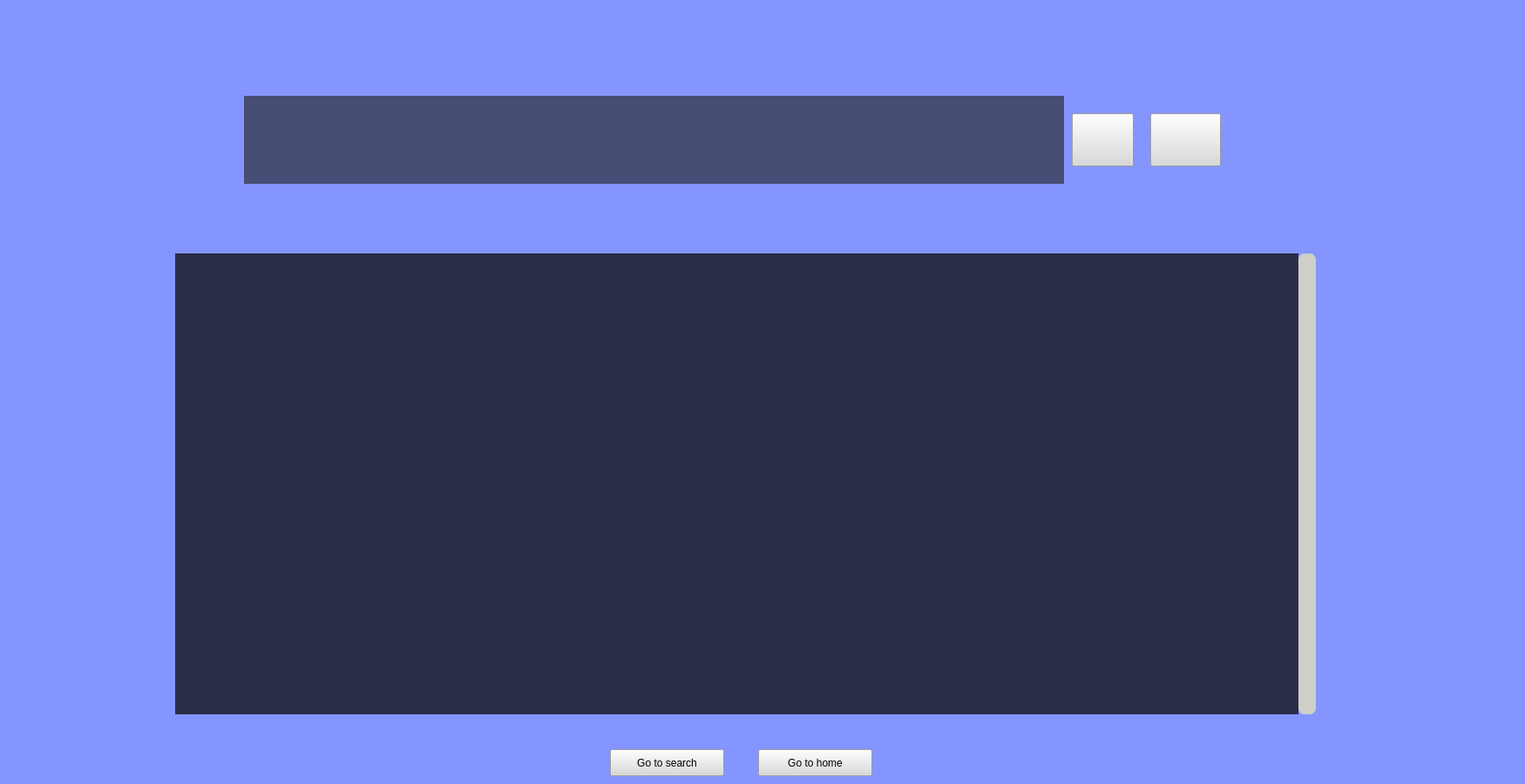
<?xml version="1.0" encoding="UTF-8"?>
<ui version="4.0">
 <class>Recdets</class>
 <widget class="QMainWindow" name="Recdets">
  <property name="geometry">
   <rect>
    <x>0</x>
    <y>0</y>
    <width>1750</width>
    <height>900</height>
   </rect>
  </property>
  <property name="minimumSize">
   <size>
    <width>1750</width>
    <height>900</height>
   </size>
  </property>
  <property name="maximumSize">
   <size>
    <width>1750</width>
    <height>900</height>
   </size>
  </property>
  <property name="windowTitle">
   <string>MainWindow</string>
  </property>
  <widget class="QWidget" name="centralwidget">
   <property name="styleSheet">
    <string notr="true">/*VERTICAL SCROLLBAR*/
QScrollBar:vertical {
	boder: none;
	background-color: rgb(231, 232, 225);
	width:20px;
	margin: 15px 0 15px 0;
	boder-radius: 0px;
}
/*HANDLEBAR VERTICAL*/
QScrollBar::handle:vertical {
	background-color: rgb(206, 207, 201);
	min-height: 60px;
	boder-radius: 14px;
}
QScrollBar::handle:vertical:hover{
	background-color: rgb(206, 207, 201);
}
QScrollBar::handle:vertical:pressed{
	background-color: rgb(206, 207, 201);
}
/*BTN TOP -SCROLLBAR*/
QScrollBar::sub-line:vertical{
	boder:none;
	background-color: rgb(206, 207, 201);
	height: 15px;
	border-top-left-radius: 7px;
	border-top-right-radius: 7px;
	subcontrol-position: top;
	subcontrol-origin: margin;
}
QScrollBar::sub-line:vertical:hover{
	background-color: rgb(206, 207, 201);
}
QScrollBar::sub-line:vertical:pressed{
	background-color: rgb(206, 207, 201);
}
/*BTN BOTTOM -SCROLLBAR*/
QScrollBar::add-line:vertical{
	boder:none;
	background-color: rgb(206, 207, 201);
	height: 15px;
	border-bottom-left-radius: 7px;
	border-bottom-right-radius: 7px;
	subcontrol-position: bottom;
	subcontrol-origin: margin;
}
QScrollBar::add-line:vertical:hover{
	background-color: rgb(206, 207, 201);
}
QScrollBar::add-line:vertical:pressed{
	background-color: rgb(206, 207, 201);
}
/*RESET ARROW*/
QScrollBar::up-arrow:vertical,QScrollBar::down-arrow:vertical{
	background: none;
}
QScrollBar::add-page:vertical,QScrollBar::sub-page:vertical{
	background: none;
}
QScrollBar::handle
{
background : gray;
}
/*horizontal SCROLLBAR*/
QScrollBar:horizontal {
	boder: none;
	background-color: rgb(231, 232, 225);
	width:20px;
	margin: 15px 0 15px 0;
	boder-radius: 0px;}


</string>
   </property>
   <widget class="QFrame" name="frame">
    <property name="geometry">
     <rect>
      <x>0</x>
      <y>0</y>
      <width>1750</width>
      <height>900</height>
     </rect>
    </property>
    <property name="styleSheet">
     <string notr="true">background-color: rgb(255, 114, 81);</string>
    </property>
    <property name="frameShape">
     <enum>QFrame::StyledPanel</enum>
    </property>
    <property name="frameShadow">
     <enum>QFrame::Raised</enum>
    </property>
    <widget class="QLabel" name="recipename">
     <property name="geometry">
      <rect>
       <x>280</x>
       <y>110</y>
       <width>941</width>
       <height>101</height>
      </rect>
     </property>
     <property name="styleSheet">
      <string notr="true">background-color: rgba(255, 255, 255,0);
color: rgb(255, 255, 255);
font: 700 20pt &quot;Century Schoolbook&quot;;
background-color: rgba(132, 132, 132, 175);
background-color: rgba(33,33, 33, 160);

color: rgb(255, 255, 255);
</string>
     </property>
     <property name="text">
      <string/>
     </property>
     <property name="alignment">
      <set>Qt::AlignCenter</set>
     </property>
    </widget>
    <widget class="QPushButton" name="back_button">
     <property name="geometry">
      <rect>
       <x>700</x>
       <y>860</y>
       <width>131</width>
       <height>31</height>
      </rect>
     </property>
     <property name="styleSheet">
      <string notr="true">background-color: rgb(218, 218, 218);</string>
     </property>
     <property name="text">
      <string>Go to search</string>
     </property>
    </widget>
    <widget class="QPushButton" name="save">
     <property name="geometry">
      <rect>
       <x>1230</x>
       <y>130</y>
       <width>71</width>
       <height>61</height>
      </rect>
     </property>
     <property name="toolTip">
      <string>Save Recipe</string>
     </property>
     <property name="styleSheet">
      <string notr="true">background-color: rgb(218, 218, 218);</string>
     </property>
     <property name="text">
      <string/>
     </property>
     <property name="icon">
      <iconset>
       <normaloff>saveicon.png</normaloff>saveicon.png</iconset>
     </property>
     <property name="iconSize">
      <size>
       <width>50</width>
       <height>100</height>
      </size>
     </property>
    </widget>
    <widget class="QPushButton" name="fav">
     <property name="geometry">
      <rect>
       <x>1320</x>
       <y>130</y>
       <width>81</width>
       <height>61</height>
      </rect>
     </property>
     <property name="toolTip">
      <string>Add To Favourites</string>
     </property>
     <property name="styleSheet">
      <string notr="true">background-color: rgb(218, 218, 218);</string>
     </property>
     <property name="text">
      <string/>
     </property>
     <property name="icon">
      <iconset>
       <normaloff>favicon.png</normaloff>favicon.png</iconset>
     </property>
     <property name="iconSize">
      <size>
       <width>50</width>
       <height>100</height>
      </size>
     </property>
    </widget>
    <widget class="QLabel" name="label">
     <property name="geometry">
      <rect>
       <x>-20</x>
       <y>-10</y>
       <width>1771</width>
       <height>911</height>
      </rect>
     </property>
     <property name="styleSheet">
      <string notr="true">background-color: rgb(133, 149, 255);</string>
     </property>
     <property name="text">
      <string/>
     </property>
     <property name="pixmap">
      <pixmap>About Us (1).png</pixmap>
     </property>
     <property name="scaledContents">
      <bool>true</bool>
     </property>
    </widget>
    <widget class="QScrollArea" name="scrollArea">
     <property name="geometry">
      <rect>
       <x>200</x>
       <y>290</y>
       <width>1311</width>
       <height>531</height>
      </rect>
     </property>
     <property name="styleSheet">
      <string notr="true">background-color: rgba(195, 195, 195, 60);
background-color: rgba(115, 115, 115, 0);</string>
     </property>
     <property name="verticalScrollBarPolicy">
      <enum>Qt::ScrollBarAlwaysOn</enum>
     </property>
     <property name="widgetResizable">
      <bool>true</bool>
     </property>
     <widget class="QWidget" name="scrollAreaWidgetContents">
      <property name="geometry">
       <rect>
        <x>0</x>
        <y>0</y>
        <width>1289</width>
        <height>529</height>
       </rect>
      </property>
      <widget class="QFrame" name="frame_2">
       <property name="geometry">
        <rect>
         <x>-1</x>
         <y>0</y>
         <width>1291</width>
         <height>531</height>
        </rect>
       </property>
       <property name="styleSheet">
        <string notr="true">background-color: rgba(12, 12, 12, 90);

color: rgb(255, 255, 255);
font: 700 italic 12pt &quot;Century Schoolbook&quot;;</string>
       </property>
       <property name="frameShape">
        <enum>QFrame::StyledPanel</enum>
       </property>
       <property name="frameShadow">
        <enum>QFrame::Raised</enum>
       </property>
       <property name="lineWidth">
        <number>0</number>
       </property>
       <widget class="QLabel" name="details">
        <property name="geometry">
         <rect>
          <x>0</x>
          <y>0</y>
          <width>1291</width>
          <height>681</height>
         </rect>
        </property>
        <property name="sizePolicy">
         <sizepolicy hsizetype="Preferred" vsizetype="Expanding">
          <horstretch>0</horstretch>
          <verstretch>0</verstretch>
         </sizepolicy>
        </property>
        <property name="styleSheet">
         <string notr="true">background-color: rgba(63, 63, 63, 180);
color: rgb(255, 255, 255);
background-color: rgba(12, 12, 12, 160);
font: 700 italic 14pt &quot;Century Schoolbook&quot;;</string>
        </property>
        <property name="text">
         <string/>
        </property>
        <property name="alignment">
         <set>Qt::AlignLeading|Qt::AlignLeft|Qt::AlignTop</set>
        </property>
        <property name="wordWrap">
         <bool>true</bool>
        </property>
        <property name="margin">
         <number>3</number>
        </property>
        <property name="indent">
         <number>0</number>
        </property>
       </widget>
      </widget>
     </widget>
    </widget>
    <widget class="QPushButton" name="homebtn">
     <property name="geometry">
      <rect>
       <x>870</x>
       <y>860</y>
       <width>131</width>
       <height>31</height>
      </rect>
     </property>
     <property name="styleSheet">
      <string notr="true">background-color: rgb(218, 218, 218);</string>
     </property>
     <property name="text">
      <string>Go to home</string>
     </property>
    </widget>
    <zorder>label</zorder>
    <zorder>recipename</zorder>
    <zorder>back_button</zorder>
    <zorder>save</zorder>
    <zorder>fav</zorder>
    <zorder>scrollArea</zorder>
    <zorder>homebtn</zorder>
   </widget>
  </widget>
 </widget>
 <resources/>
 <connections/>
</ui>
